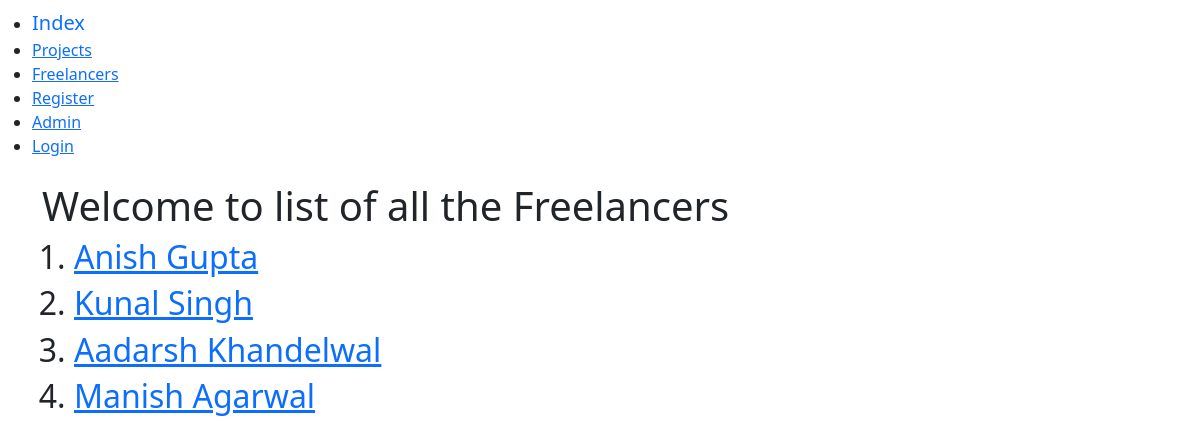
Page /jobfair_app/freelancer_list/ on the committed database.
### jobfair_app/models.py (models this page shows, shortened)
class Freelancer(models.Model):
    name = models.CharField(max_length = 256)
    rating = models.IntegerField(
        default = 0,
     )
    project = models.ForeignKey(Project, related_name = 'freelancers', on_delete=models.CASCADE,)

### jobfair_app/views.py (the view)
# urls.py: path('freelancer_list/',views.FreelancerListView.as_view(), name = 'freelancer_list'),
class FreelancerListView(ListView):
    model = models.Freelancer
    context_object_name = 'freelancer_list'
    template_name = 'freelancer_list.html'

### jobfair_app/templates/freelancer_list.html
{% extends "base.html" %}
{% block body_block %}
  <h1>Welcome to list of all the Freelancers</h1>
  <ol>
    {% for freelancer in freelancer_list %}
      <h2> <li> <a href="{% url 'jobfair_app:freelancer_detail' pk=freelancer.id %}">{{freelancer.name}}</a></li> </h2>
    {% endfor %}
  </ol>
{% endblock %}

### rows in the picture
Freelancer: name "Anish Gupta"
Freelancer: name "Kunal Singh"
Freelancer: name "Aadarsh Khandelwal"
Freelancer: name "Manish Agarwal"
